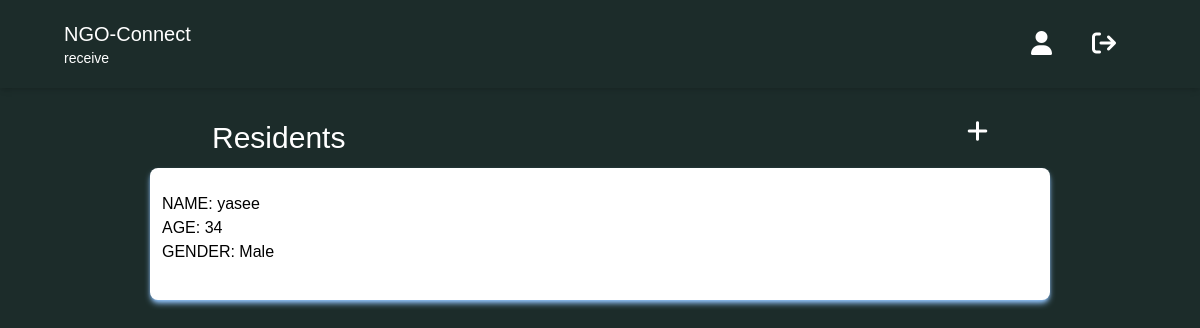
Before: /reciever/residents (signed in) with the older database file.
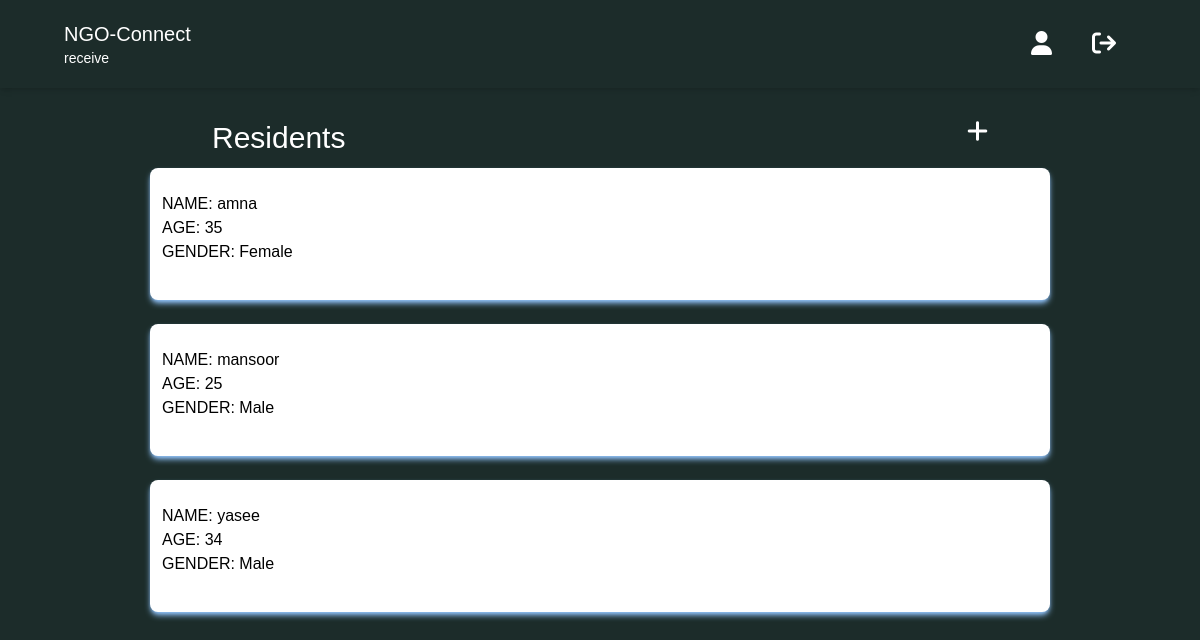
After: the same page with the newer database file.
### reciever/models.py (models this page shows)
class RecieverResidents(models.Model):
    reciever = models.ForeignKey(User, on_delete=models.CASCADE, null=True)
    name = models.CharField(max_length=20, blank=True)
    age = models.IntegerField(null=True)
    gender = models.CharField(max_length=8, choices=(('male', 'male'), ('female', 'female'),), null=True)

### reciever/views.py (the view)
# urls.py: path('residents', views.residents, name="residents"),
def residents(request):
    residents = RecieverResidents.objects.filter(reciever=request.user).order_by('name')
    context = {
        'residents' : residents,
    }
    return render(request, 'residents.html', context)

### reciever/templates/residents.html (shortened to what this page needs)
<!DOCTYPE html>
<html lang="en">
<head>
    <script src="https://cdn.tailwindcss.com"></script>
    <link rel="stylesheet" href="https://cdnjs.cloudflare.com/ajax/libs/font-awesome/6.1.1/css/all.min.css" />
</head>
<body style="font-family: sans-serif; background-color: #1C2C2A;" >
    <header
    class="lg:px-16 px-4 flex flex-wrap items-center py-4 shadow-md"
>
    <div class="flex-1 flex justify-between items-center">
      <a href="/reciever/receiver_base/" class="text-xl text-white">NGO-Connect <p class="text-sm">{{ user.first_name }}</p></a>
    </div>
    <div class="hidden lg:flex lg:items-center lg:w-auto w-full" id="menu">
        <nav>
            <ul class="lg:flex items-center justify-between text-base text-gray-700 pt-4 lg:pt-0">
                <li><a class="lg:p-4 py-3 rounded-md px-0 mx-1 block text-white" href="/ngo/ngo_profile_page"><i class="fa fa-user fa-xl" aria-hidden="true"></i></a></li>
                <li><a class="lg:p-4 py-3 rounded-md text-white px-0 mx-1 block" href="/logout"><i class="fa fa-sign-out fa-xl" aria-hidden="true"></i></a></li>
            </ul>
        </nav>
    </div>
</header>
<div class="mx-5 mt-8 flex justify-between">
    <h1 class="text-white px-48 text-3xl">Residents</h1>
    <a class="text-white px-48" href="/reciever/add_residents"><i class="fa fa-plus fa-xl" aria-hidden="true"></i></a>
</div>
<div class="text-center">
    <div class="flex flex-wrap justify-center">
        {% for i in residents %}
        <div class="w-3/4 mx-2 shadow-md shadow-blue-300 p-3 my-3 bg-white rounded-lg">
            <ul class="mt-3">
                <li class="text-left">NAME: {{ i.name }}</li>
                <li class="text-left">AGE: {{ i.age }}</li>
                <li class="text-left">GENDER: {{ i.gender }}</li>
            </ul>
            <br>
        </div>
       {% endfor %}
    </div>
</div>
</body>
</html>

Changed rows visible on the page:
added RecieverResidents: name "amna", age "35", gender "Female"
added RecieverResidents: name "mansoor", age "25", gender "Male"
